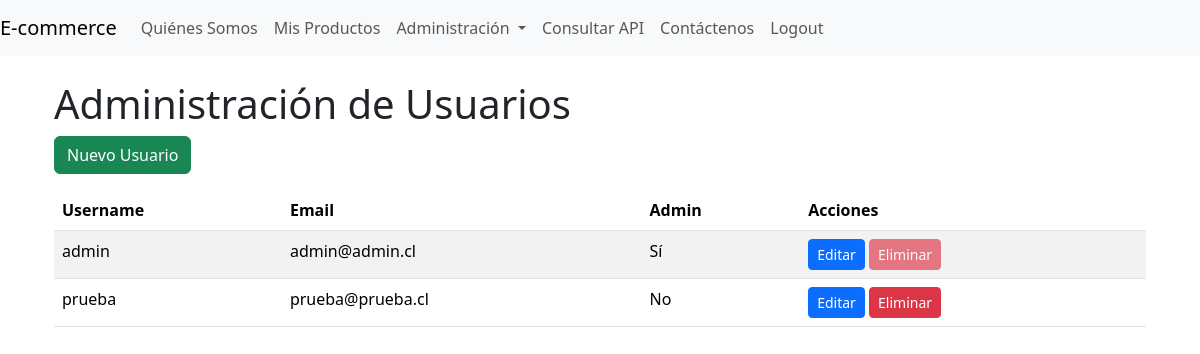
Screenshot of /administration/users/ (signed in) with the database file from the repository.
### store/models.py (models this page shows)
class CustomUser(models.Model):
    username = models.CharField(max_length=150, unique=True)
    email = models.EmailField(unique=True)
    password = models.CharField(max_length=128)  # Usaremos hash de contraseñas
    is_admin = models.BooleanField(default=False)

### administration/views.py (the view)
# urls.py: path('users/', admin_users, name='admin_users'),
def admin_users(request):
    if not request.session.get('user_id'):
        return redirect('login')
    user = get_object_or_404(CustomUser, id=request.session['user_id'])
    if not user.is_admin:
        messages.error(request, 'No tienes permisos para acceder a esta página.')
        return redirect('index')
    users = CustomUser.objects.all()
    return render(request, 'administration/user_list.html', {'users': users})

### store/context_processors.py (called while the page is built)
def is_admin(request):
    return {
        'is_admin': request.session.get('is_admin', False)
    }

### administration/templates/administration/user_list.html (shortened to what this page needs)
{% extends 'base.html' %}
{% block content %}
<div class="container mt-4">
    <h1>Administración de Usuarios</h1>
    <a href="{% url 'create_user' %}" class="btn btn-success mb-3">Nuevo Usuario</a>
    <table class="table table-striped">
        <thead>
            <tr>
                <th>Username</th>
                <th>Email</th>
                <th>Admin</th>
                <th>Acciones</th>
            </tr>
        </thead>
        <tbody>
            {% for user in users %}
            <tr>
                <td>{{ user.username }}</td>
                <td>{{ user.email }}</td>
                <td>{% if user.is_admin %}Sí{% else %}No{% endif %}</td>
                <td>
                    <a href="{% url 'update_user' user.id %}" class="btn btn-primary btn-sm">Editar</a>
                    {% if user.id != request.session.user_id %}
                        <form action="{% url 'delete_user' user.id %}" method="post" style="display:inline;">
                            <button type="submit" class="btn btn-danger btn-sm" onclick="return confirm('¿Estás seguro de que deseas eliminar este usuario? Esta acción no se puede deshacer.')">Eliminar</button>
                        </form>
                    {% else %}
                        <button class="btn btn-danger btn-sm" disabled title="No puedes eliminar tu propio usuario">Eliminar</button>
                    {% endif %}
                </td>
            </tr>
            {% empty %}
            <tr><td colspan="4">No hay usuarios disponibles.</td></tr>
            {% endfor %}
        </tbody>
    </table>
</div>
{% endblock %}

### rows the page displays
CustomUser: username "admin", email "admin@admin.cl", is_admin "Sí", shows "Eliminar"
CustomUser: username "prueba", email "prueba@prueba.cl", is_admin "No", shows "Eliminar"
